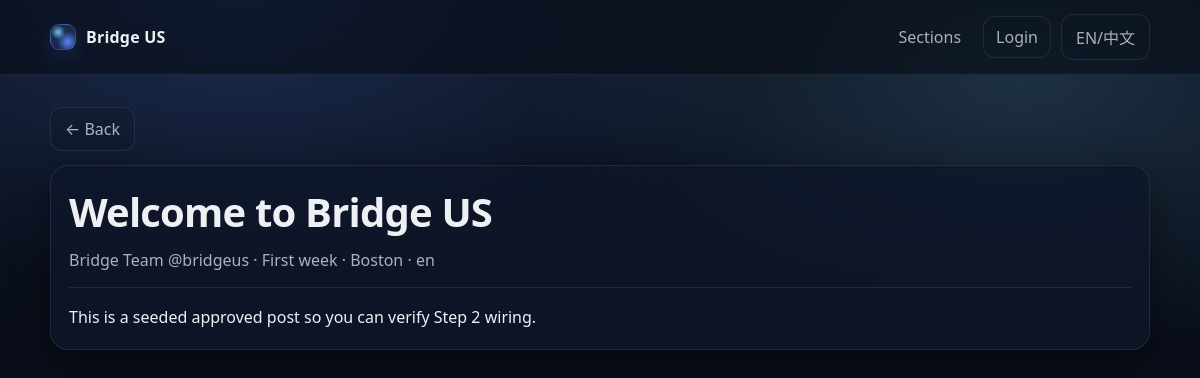
Page /posts/3 on the committed database.
### tables this page shows
CREATE TABLE posts (
              id INTEGER PRIMARY KEY AUTOINCREMENT,
              title TEXT NOT NULL,
              content TEXT NOT NULL,
              city TEXT,
              section TEXT NOT NULL,
              status TEXT NOT NULL,
              source_lang TEXT NOT NULL DEFAULT 'en',
              created_at TEXT NOT NULL DEFAULT (datetime('now')),
              updated_at TEXT NOT NULL DEFAULT (datetime('now'))
            , author_name TEXT, author_handle TEXT, author_user_id INTEGER, reviewed_by_user_id INTEGER, review_note TEXT, reviewed_at TEXT);

### app.py (the view)
    @app.get("/posts/<int:post_id>")
    def post_detail(post_id: int):
        post = get_post_by_id(post_id)
        if not post:
            return ("Not found", 404)
        return render_template("post_detail.html", post=post)

### db.py (called while the page is built)
def get_db() -> sqlite3.Connection:
    db: Optional[sqlite3.Connection] = g.get("db")
    if db is None:
        db = sqlite3.connect(current_app.config["DATABASE_PATH"])
        db.row_factory = sqlite3.Row
        g.db = db
    return db

def get_post_by_id(post_id: int) -> Optional[Dict[str, Any]]:
    db = get_db()
    row = db.execute(
        """
        SELECT id, title, content, city, section, status, source_lang, created_at, updated_at, author_name, author_handle, author_user_id
        FROM posts
        WHERE id = ?
        """,
        (post_id,),
    ).fetchone()
    return dict(row) if row else None

### templates/post_detail.html (shortened to what this page needs)
{% extends "base.html" %}
{% block content %}
  <div style="margin-top: 6px;">
    <a class="btn btn-ghost" href="javascript:history.back()">← Back</a>
  </div>
  <article class="card" style="margin-top: 14px;">
    <h1 style="margin-top: 0;">{{ post.title }}</h1>
    <p class="muted" style="margin-top: 10px;">
      {{ post.author_name or "Anonymous" }}{% if post.author_handle %} {{ post.author_handle }}{% endif %}
      · {{ section_label(post.section) }}{% if post.city %} · {{ post.city }}{% endif %} · {{ post.source_lang }}
    </p>
    <div class="divider"></div>
    <div class="content">
      {{ post.content | replace('\n', '<br />') | safe }}
    </div>
  </article>
{% endblock %}

### static/app.css (style rules this page uses)
:root { --bg-0: #070a12; --bg-1: #0b1220; --surface-0: rgba(15, 23, 42, 0.78); --surface-1: rgba(17, 25, 44, 0.65); --border: rgba(148, 163, 184, 0.14); --border-2: rgba(148, 163, 184, 0.22); --text-0: rgba(248, 250, 252, 0.96); --text-1: rgba(226, 232, 240, 0.74); --accent: #5b8cff; --accent-2: #7dd3fc; --shadow: 0 12px 40px rgba(0, 0, 0, 0.45); --radius-lg: 18px; --radius-md: 14px; }
* { box-sizing: border-box; }
html, body { height: 100%; }
body { margin: 0; font-family: ui-sans-serif, system-ui, -apple-system, Segoe UI, Roboto, Arial; color: var(--text-0); background: radial-gradient(900px 500px at 20% 0%, rgba(91, 140, 255, 0.22), transparent 60%), radial-gradient(900px 500px at 85% 10%, rgba(125, 211, 252, 0.16), transparent 55%), linear-gradient(180deg, var(--bg-1), var(--bg-0)); }
a { color: var(--text-0); text-decoration: none; }
h1 { margin: 0; font-size: clamp(30px, 4vw, 40px); letter-spacing: -0.02em; }
.muted { color: var(--text-1); margin: 0; }
.card { background: var(--surface-0); border: 1px solid var(--border); border-radius: var(--radius-lg); padding: 18px; box-shadow: var(--shadow); }
.btn { display: inline-flex; align-items: center; justify-content: center; gap: 8px; padding: 10px 14px; border-radius: 12px; border: 1px solid rgba(91, 140, 255, 0.32); background: linear-gradient(180deg, rgba(91, 140, 255, 0.26), rgba(91, 140, 255, 0.16)); color: var(--text-0); cursor: pointer; transition: transform 120ms ease, border-color 120ms ease, background 120ms ease; }
.btn-ghost { border: 1px solid var(--border); background: rgba(15, 23, 42, 0.35); color: var(--text-1); }
.content { margin-top: 14px; line-height: 1.7; color: var(--text-0); max-width: 75ch; }
.divider { height: 1px; background: var(--border); margin: 16px 0; }

### rows in the picture
posts: title "Welcome to Bridge US", author_name "Bridge Team", author_handle "@bridgeus", section "First week", city "Boston", source_lang "en", content "This is a seeded approved post so you can verify Step 2 wiring."
